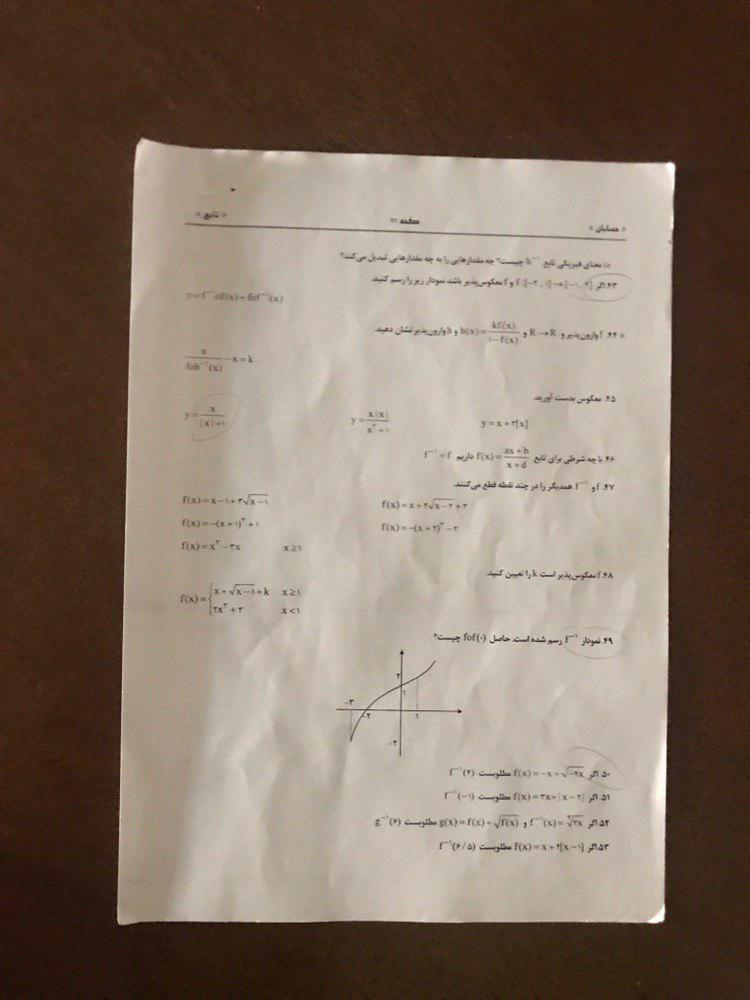
#> input picture img.jpg, 750 x 1000 px
$ python app.py
#> lines starting #> are read from the running program, lines starting #| are printed output that depends on the picture; after the words box and inside, x2 and y2 are one past the last pixel; in counts of white or black regions, pixels touching at a corner belong together
import cv2
import numpy as np
from skimage.filters import threshold_local
import imutils


def order_points(pts):

	rect = np.zeros((4, 2), dtype="float32")
	s = pts.sum(axis=1)
	rect[0] = pts[np.argmin(s)]
	rect[2] = pts[np.argmax(s)]
	diff = np.diff(pts, axis=1)
	rect[1] = pts[np.argmin(diff)]
	rect[3] = pts[np.argmax(diff)]
	return rect


def transformFourPoints(image, pts):

	rect = order_points(pts)
	(tl, tr, br, bl) = rect
	widthA = np.sqrt(((br[0] - bl[0]) ** 2) + ((br[1] - bl[1]) ** 2))
	widthB = np.sqrt(((tr[0] - tl[0]) ** 2) + ((tr[1] - tl[1]) ** 2))
	maxWidth = max(int(widthA), int(widthB))
	heightA = np.sqrt(((tr[0] - br[0]) ** 2) + ((tr[1] - br[1]) ** 2))
	heightB = np.sqrt(((tl[0] - bl[0]) ** 2) + ((tl[1] - bl[1]) ** 2))
	maxHeight = max(int(heightA), int(heightB))
	dst = np.array([[0, 0],	[maxWidth - 1, 0],	[maxWidth - 1, maxHeight - 1],	[0, maxHeight - 1]], dtype="float32")
	M = cv2.getPerspectiveTransform(rect, dst)
	warped = cv2.warpPerspective(image, M, (maxWidth, maxHeight))
	return warped


def show(title,what):

    cv2.imshow(title,what)
    cv2.waitKey(0)
    cv2.destroyAllWindows()


image = cv2.imread("img.jpg")
#> image is the input picture: shape (1000, 750, 3); mean B, G, R 101.7, 115.5, 132.4
image = imutils.resize(image, height = 500)
#> image: shape (500, 375, 3)
orig = image.copy()
ratio = image.shape[0] / 500.0
#> ratio = 1

gray = cv2.cvtColor(image, cv2.COLOR_BGR2GRAY)
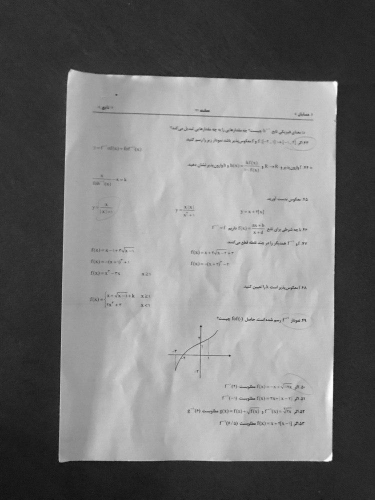
#> gray: shape (500, 375); min 14, max 254, mean 119.1
show('title',gray)

blurred = cv2.GaussianBlur(gray,(5,5),0)
show('blur',blurred)

edged = cv2.Canny(blurred,30,50)
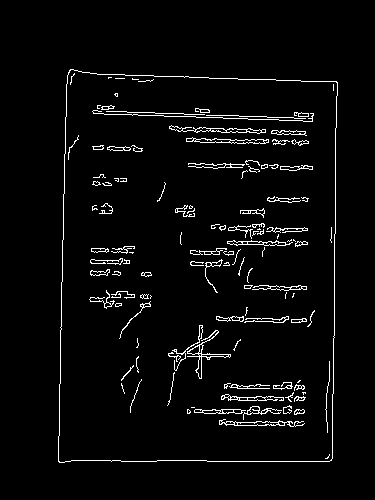
#> edged: shape (500, 375); 3.6% white in thin lines or dots, all inside (x1, y1, x2, y2) = (58, 69, 338, 463)
show('edged',edged)

contours, hierarchy= cv2.findContours(edged, cv2.RETR_LIST, cv2.CHAIN_APPROX_SIMPLE)
#> contours = 229 contours, 140 with area under 20; largest, box (x1, y1, x2, y2) and area: (58, 69, 338, 463) 104411, (58, 69, 338, 463) 104405, (187, 330, 231, 379) 260, (186, 137, 269, 144) 253, (169, 125, 266, 134) 252
contours = sorted(contours, key=cv2.contourArea, reverse=True)

for c in contours:
    p = cv2.arcLength(c, True)
    approx = cv2.approxPolyDP(c, 0.02*p, True)

    if len(approx) == 4:
        target = approx
        break
#> this loop made 1 pass
#> (p, target) on pass 1: (1329.1, [[70, 69], [58, 461], [331, 460], [337, 82]])

cv2.drawContours(image, [target], -1, (0, 255, 0), 2)
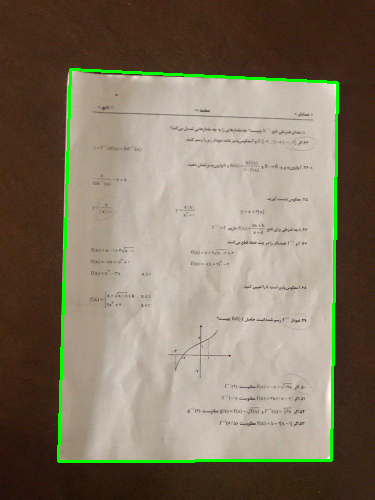
#> image: shape (500, 375, 3); mean B, G, R 99.6, 118.5, 129.7
show('draw', image)

warped = transformFourPoints(orig, target.reshape(4, 2) * ratio)
#> in order_points, `s = pts.sum(axis=1)`: s = [139, 519, 791, 419]
#> in order_points, `diff = np.diff(pts, axis=1)`: diff = [-1, 403, 129, -255]
#> in transformFourPoints, `rect = order_points(pts)`: rect = [[70, 69], [337, 82], [331, 460], [58, 461]]
#> in transformFourPoints, `(tl, tr, br, bl) = rect`: tl = [70, 69]; tr = [337, 82]; br = [331, 460]; bl = [58, 461]
#> in transformFourPoints, `widthA = np.sqrt(((br[0] - bl[0]) ** 2) + ((br[1] - bl[1]) ** 2))`: widthA = 273
#> in transformFourPoints, `widthB = np.sqrt(((tr[0] - tl[0]) ** 2) + ((tr[1] - tl[1]) ** 2))`: widthB = 267.3
#> in transformFourPoints, `maxWidth = max(int(widthA), int(widthB))`: maxWidth = 273
#> in transformFourPoints, `heightA = np.sqrt(((tr[0] - br[0]) ** 2) + ((tr[1] - br[1]) ** 2))`: heightA = 378
#> in transformFourPoints, `heightB = np.sqrt(((tl[0] - bl[0]) ** 2) + ((tl[1] - bl[1]) ** 2))`: heightB = 392.2
#> in transformFourPoints, `maxHeight = max(int(heightA), int(heightB))`: maxHeight = 392
#> in transformFourPoints, `dst = np.array([[0, 0],	[maxWidth - 1, 0],	[maxWidth - 1, maxHeight - ..`: dst = [[0, 0], [272, 0], [272, 391], [0, 391]]
#> in transformFourPoints, `M = cv2.getPerspectiveTransform(rect, dst)`: M = [[0.975, 0.0298, -70.32], [-0.0492, 1.01, -66.34], [-0.000135, 5.07e-05, 1]]
warped = cv2.cvtColor(warped, cv2.COLOR_BGR2GRAY)
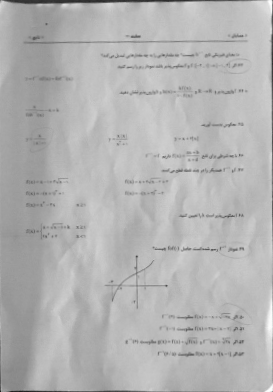
#> warped: shape (392, 273); min 27, max 253, mean 179.1
T = threshold_local(warped, 11, offset = 10, method = "gaussian")
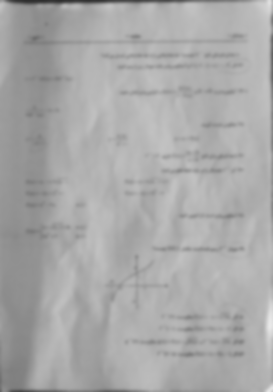
#> T: shape (392, 273) float64; min 46.11, max 232.8, mean 169.1
warped = (warped > T).astype("uint8") * 255
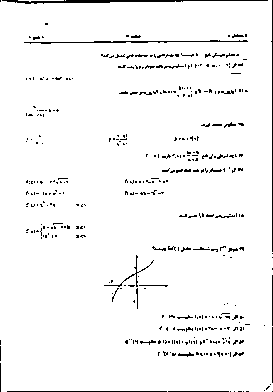
#> warped: shape (392, 273); 96.2% white; black in thin lines or dots

cv2.imshow("Original", imutils.resize(orig, height = 500))
cv2.imshow("Scanned", imutils.resize(warped, height = 500))
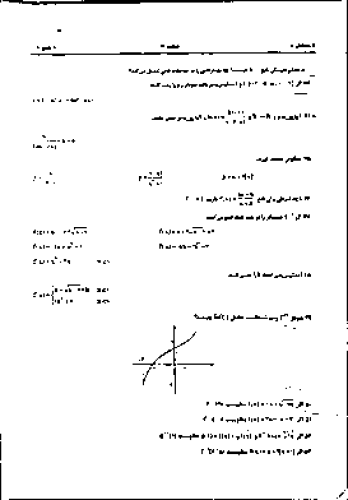
#> window 'Scanned': shape (500, 348); min 0, max 255, mean 245.3
cv2.waitKey(0)
cv2.destroyAllWindows()
